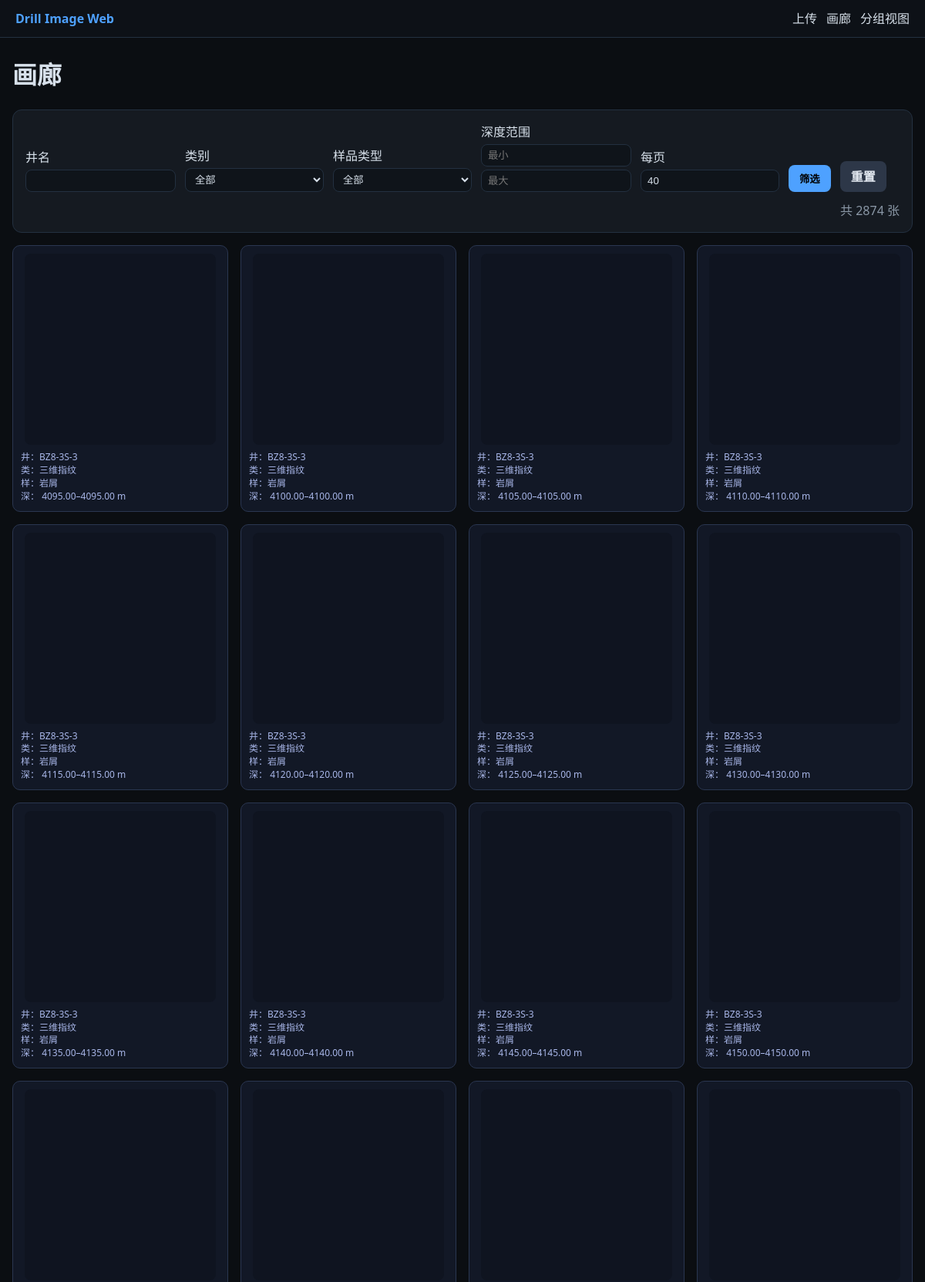
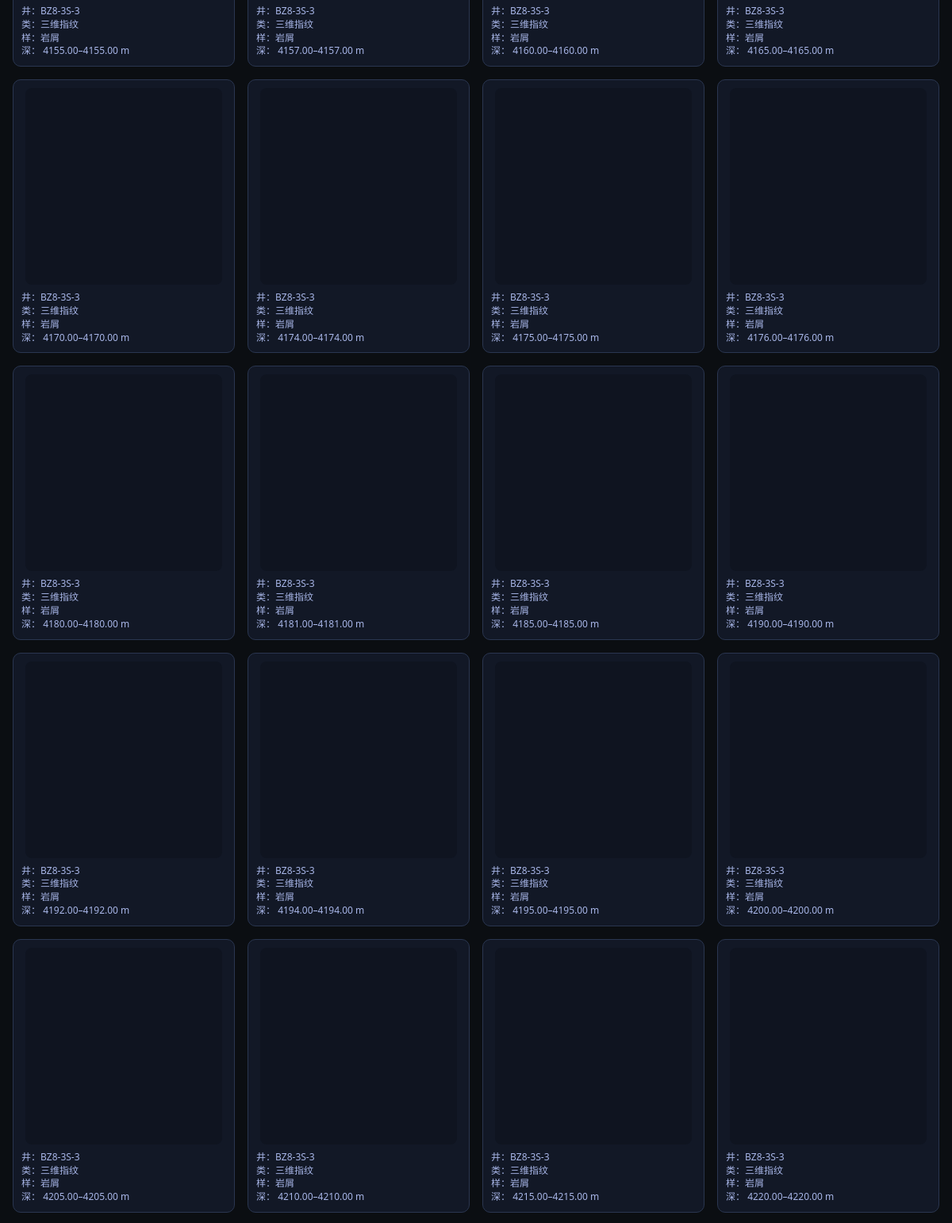
The app's page /gallery?well=&category=&sample_type=&depth_min=&depth_max=&per_page=40&page=2 (upper part) with its own data (2 pictures, top to bottom).
### app/models.py (models this page shows)
class Image(SQLModel, table=True):
    id: Optional[int] = Field(default=None, primary_key=True)
    file_path: str
    rel_path: str
    thumb_path: Optional[str] = None
    file_hash: Optional[str] = None
    well_name: Optional[str] = None
    sample_type: Optional[str] = None
    category: Optional[str] = None
    start_depth: Optional[float] = None
    end_depth: Optional[float] = None
    ndepth_center: Optional[float] = None
    anomalies: Optional[str] = None
    explain: Optional[str] = None
    raw_name: Optional[str] = None
    source_batch: Optional[str] = None
    ingested_at: Optional[str] = None

### app/main.py (the view)
@app.get("/gallery", response_class=HTMLResponse)
async def gallery(
    request: Request,
    well: Optional[str] = None,
    category: Optional[str] = None,
    sample_type: Optional[str] = None,
    depth_min: Optional[str] = Query(None),
    depth_max: Optional[str] = Query(None),
    page: int = 1,
    per_page: int = 40,
    sess: Session = Depends(get_sess),
):
    def to_float(x):
        try:
            return float(x) if x not in (None, "", "null", "None") else None
        except Exception:
            return None
    dm = to_float(depth_min)
    dx = to_float(depth_max)
    q = select(Image)
    if well:
        q = q.where(Image.well_name.contains(well))
    if category:
        q = q.where(Image.category == category)
    demo_words = ["样例", "示例", "模板", "标准图", "谱库", "效验", "校验", "标样", "参比"]
    q = q.where(not_(or_(*[Image.rel_path.contains(w) for w in demo_words])))
    def canon_st(s: Optional[str]) -> Optional[str]:
        mapping = {"岩屽": "岩屑", "岩芯": "岩心", "钻井液": "泥浆", "岩屑岩心": "岩屑"}
        s = (s or "").strip()
        return mapping.get(s, s) or None
    st = canon_st(sample_type)
    if st:
        if st == "岩屑":
            pos = or_(
                Image.sample_type == "岩屑",
                Image.rel_path.contains("岩屑"),
                Image.rel_path.contains("岩心"),
                Image.rel_path.contains("岩芯"),
            )
            neg = or_(Image.rel_path.contains("泥浆"), Image.rel_path.contains("钻井液"))
            q = q.where(and_(pos, not_(neg)))
        elif st == "泥浆":
            pos = or_(
                Image.sample_type == "泥浆",
                Image.rel_path.contains("泥浆"),
                Image.rel_path.contains("钻井液"),
            )
            neg = or_(
                Image.rel_path.contains("岩屑"),
                Image.rel_path.contains("岩心"),
                Image.rel_path.contains("岩芯"),
            )
            q = q.where(and_(pos, not_(neg)))
        elif st == "岩心":
            pos = or_(
                Image.sample_type == "岩心",
                Image.rel_path.contains("岩心"),
                Image.rel_path.contains("岩芯"),
            )
            neg = or_(Image.rel_path.contains("泥浆"), Image.rel_path.contains("钻井液"))
            q = q.where(and_(pos, not_(neg)))
        else:
            q = q.where(or_(Image.sample_type == st, Image.rel_path.contains(st)))
    if category == "轻烃谱图":
        q = q.where(
            not_(
                or_(
                    Image.rel_path.contains("热解"),
                    Image.rel_path.contains("热解分析"),
                    Image.rel_path.contains("热解谱图"),
                )
            )
        )
    if dm is not None:
        q = q.where(Image.end_depth >= dm)
    if dx is not None:
        q = q.where(Image.start_depth <= dx)
    q = q.order_by(Image.well_name, Image.category, Image.start_depth, Image.end_depth, Image.id)
    items_all = sess.exec(q).all()
    total = len(items_all)
    start = max(0, (page - 1) * per_page)
    end = start + per_page
    items = items_all[start:end]
    wells  = [w for w in sess.exec(select(Image.well_name).distinct()).all() if w]
    cats   = [c for c in sess.exec(select(Image.category).distinct()).all() if c]
    stypes = [s for s in sess.exec(select(Image.sample_type).distinct()).all() if s]
    cfg = load_app_config()
    return templates.TemplateResponse(
        "gallery.html",
        {
            "request": request,
            "items": items,
            "wells": wells,
            "cats": cats,
            "stypes": stypes,
            "filters": {
                "well": well or "",
                "category": category or "",
                "sample_type": sample_type or "",
                "depth_min": depth_min or "",
                "depth_max": depth_max or "",
                "page": page,
                "per_page": per_page,
                "total_count": total,
            },
            "cfg": cfg,
        },
    )

### templates/gallery.html (shortened to what this page needs)
{% extends "base.html" %}
{% block content %}
<h1>画廊</h1>
<form method="get" class="filters card">
  <div>
    <label>井名</label>
    <input type="text" name="well" value="{{ filters.well }}">
  </div>
  <div>
    <label>类别</label>
    <select name="category">
      <option value="">全部</option>
    </select>
  </div>
  <div>
    <label>样品类型</label>
    <select name="sample_type">
      <option value="">全部</option>
    </select>
  </div>
  <div>
    <label>深度范围</label>
    <input type="number" step="0.01" name="depth_min" placeholder="最小" value="{{ filters.depth_min }}">
    <input type="number" step="0.01" name="depth_max" placeholder="最大" value="{{ filters.depth_max }}">
  </div>
  <div>
    <label>每页</label>
    <input type="number" name="per_page" min="10" max="200" value="{{ filters.per_page }}">
  </div>
  <button type="submit">筛选</button>
  <a class="btn-secondary" href="/gallery">重置</a>
  <span class="count">共 {{ filters.total_count }} 张</span>
</form>
<div class="grid">
  {% for it in items %}
  <div class="grid-card">
    <a href="/files/{{ it.rel_path }}" target="_blank" title="{{ it.raw_name }}">
      <div class="grid-img-wrap">
      </div>
    </a>
    <div class="grid-meta">
      井：{{ it.well_name or "—" }}<br>
      类：{{ it.category or "—" }}<br>
      样：{{ it.sample_type or "—" }}<br>
      深：
      {% if it.start_depth is not none and it.end_depth is not none %}
        {{ '%.2f'|format(it.start_depth) }}–{{ '%.2f'|format(it.end_depth) }} m
      {% else %}—{% endif %}
    </div>
  </div>
  {% endfor %}
</div>
{% set qwell = (filters.well or '')|urlencode %}
{% set qcat  = (filters.category or '')|urlencode %}
{% set qstype= (filters.sample_type or '')|urlencode %}
{% set qdmin = (filters.depth_min or '')|string|urlencode %}
{% set qdmax = (filters.depth_max or '')|string|urlencode %}
{% set qpp   = filters.per_page %}
{% set qpage = filters.page %}
{% endblock %}

### static/styles.css (style rules this page uses)
:root { --bg:#0b0e12; --card:#151a21; --text:#d7e0ea; --muted:#8a97a6; --accent:#4ea1ff; --border:#233040; }
* { box-sizing:border-box }
body { margin:0;background:var(--bg);color:var(--text);font-family:system-ui,-apple-system,Segoe UI,Roboto,Helvetica,Arial;line-height:1.5 }
.card { background:var(--card);border:1px solid var(--border);border-radius:12px;padding:16px;margin-bottom:12px }
button,.btn-secondary { background:var(--accent);color:#000;border:none;padding:8px 14px;border-radius:8px;cursor:pointer;font-weight:600 }
.btn-secondary { background:#2d3748;color:#e2e8f0;text-decoration:none }
.filters { display:flex;flex-wrap:wrap;gap:12px;align-items:flex-end }
.filters>div { display:flex;flex-direction:column;min-width:180px }
.filters input,.filters select { padding:6px 8px;border-radius:8px;border:1px solid var(--border);background:#0f141a;color:var(--text) }
.filters .count { margin-left:auto;color:var(--muted) }
.grid { display:grid;grid-template-columns:repeat(auto-fill,minmax(220px,1fr));gap:12px }
.grid { display:grid; gap:8px; }

### templates/gallery.html (style rules this page uses)
.grid { display:grid; grid-template-columns: repeat(auto-fill, minmax(270px, 1fr)); gap:16px; align-items:start; }
.grid-card { border:1px solid #2a3650; border-radius:10px; padding:10px; background:#121826; }
.grid-img-wrap { width:248px; height:248px; display:flex; align-items:center; justify-content:center; background:#0f1420; border-radius:8px; overflow:hidden; margin:0 auto; }
.grid-meta { margin-top:8px; font-size:12px; color:#a8b6e8; line-height:1.4; }
.filters.card { display:flex; flex-wrap:wrap; gap:12px; align-items:end; margin-bottom:16px; }
.filters.card > div { display:flex; flex-direction:column; gap:4px; }

### records on screen
Image: well_name "BZ8-3S-3", category "三维指纹", sample_type "岩屑", start_depth "4095.00", end_depth "4095.00"
Image: well_name "BZ8-3S-3", category "三维指纹", sample_type "岩屑", start_depth "4100.00", end_depth "4100.00"
Image: well_name "BZ8-3S-3", category "三维指纹", sample_type "岩屑", start_depth "4105.00", end_depth "4105.00"
Image: well_name "BZ8-3S-3", category "三维指纹", sample_type "岩屑", start_depth "4110.00", end_depth "4110.00"
Image: well_name "BZ8-3S-3", category "三维指纹", sample_type "岩屑", start_depth "4115.00", end_depth "4115.00"
Image: well_name "BZ8-3S-3", category "三维指纹", sample_type "岩屑", start_depth "4120.00", end_depth "4120.00"
Image: well_name "BZ8-3S-3", category "三维指纹", sample_type "岩屑", start_depth "4125.00", end_depth "4125.00"
Image: well_name "BZ8-3S-3", category "三维指纹", sample_type "岩屑", start_depth "4130.00", end_depth "4130.00"
Image: well_name "BZ8-3S-3", category "三维指纹", sample_type "岩屑", start_depth "4135.00", end_depth "4135.00"
Image: well_name "BZ8-3S-3", category "三维指纹", sample_type "岩屑", start_depth "4140.00", end_depth "4140.00"
Image: well_name "BZ8-3S-3", category "三维指纹", sample_type "岩屑", start_depth "4145.00", end_depth "4145.00"
Image: well_name "BZ8-3S-3", category "三维指纹", sample_type "岩屑", start_depth "4150.00", end_depth "4150.00"
Image: well_name "BZ8-3S-3", category "三维指纹", sample_type "岩屑", start_depth "4155.00", end_depth "4155.00"
Image: well_name "BZ8-3S-3", category "三维指纹", sample_type "岩屑", start_depth "4157.00", end_depth "4157.00"
Image: well_name "BZ8-3S-3", category "三维指纹", sample_type "岩屑", start_depth "4160.00", end_depth "4160.00"
Image: well_name "BZ8-3S-3", category "三维指纹", sample_type "岩屑", start_depth "4165.00", end_depth "4165.00"
Image: well_name "BZ8-3S-3", category "三维指纹", sample_type "岩屑", start_depth "4170.00", end_depth "4170.00"
Image: well_name "BZ8-3S-3", category "三维指纹", sample_type "岩屑", start_depth "4174.00", end_depth "4174.00"
Image: well_name "BZ8-3S-3", category "三维指纹", sample_type "岩屑", start_depth "4175.00", end_depth "4175.00"
Image: well_name "BZ8-3S-3", category "三维指纹", sample_type "岩屑", start_depth "4176.00", end_depth "4176.00"
Image: well_name "BZ8-3S-3", category "三维指纹", sample_type "岩屑", start_depth "4180.00", end_depth "4180.00"
Image: well_name "BZ8-3S-3", category "三维指纹", sample_type "岩屑", start_depth "4181.00", end_depth "4181.00"
Image: well_name "BZ8-3S-3", category "三维指纹", sample_type "岩屑", start_depth "4185.00", end_depth "4185.00"
Image: well_name "BZ8-3S-3", category "三维指纹", sample_type "岩屑", start_depth "4190.00", end_depth "4190.00"
Image: well_name "BZ8-3S-3", category "三维指纹", sample_type "岩屑", start_depth "4192.00", end_depth "4192.00"
Image: well_name "BZ8-3S-3", category "三维指纹", sample_type "岩屑", start_depth "4194.00", end_depth "4194.00"
Image: well_name "BZ8-3S-3", category "三维指纹", sample_type "岩屑", start_depth "4195.00", end_depth "4195.00"
Image: well_name "BZ8-3S-3", category "三维指纹", sample_type "岩屑", start_depth "4200.00", end_depth "4200.00"
Image: well_name "BZ8-3S-3", category "三维指纹", sample_type "岩屑", start_depth "4205.00", end_depth "4205.00"
Image: well_name "BZ8-3S-3", category "三维指纹", sample_type "岩屑", start_depth "4210.00", end_depth "4210.00"
Image: well_name "BZ8-3S-3", category "三维指纹", sample_type "岩屑", start_depth "4215.00", end_depth "4215.00"
Image: well_name "BZ8-3S-3", category "三维指纹", sample_type "岩屑", start_depth "4220.00", end_depth "4220.00"

### other values on screen
{{ filters.total_count }} "2874"
